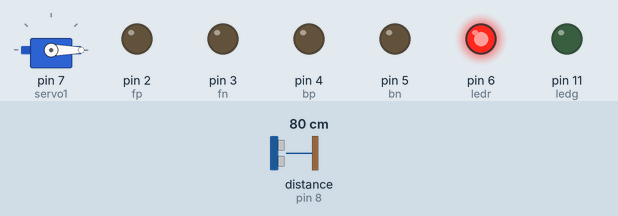
Simulated run of this sketch. Board: Arduino Uno, built with avr-gcc and run on an emulated ATmega328P. On the bench: servo, output pins drawn as LEDs (lit = HIGH). Wiring (inferred from the names in the program): ultrasonic range finder: trigger pin 9; echo pin 8. Inputs (shaded band) come from the test bench; at power-on: distance to the obstacle (sensor on pin 8) 80 cm. The echo pulse lasts 58.3 µs per cm; pins used as bus, display or sensor lines are not drawn.

Above: at 0.05 s.
Timing chart, 0 to 17.3 s (numbered marks = the images above):
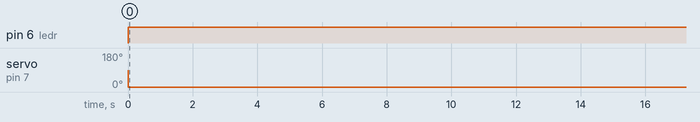

Measured:
- by itself, pin 6 (ledr): LOW → HIGH at 0.01 s
- by itself, servo on pin 7 (servo1): 90° → 0° at 0.01 s

The sketch:

money_sanitising_machine_code.ino
```cpp
#include<Servo.h>
Servo servo1;
int trigPin = 9;
int echoPin = 8;
long distance;
long duration;
int ir = 10;
int fp = 2;
int fn = 3;
int bp = 4;
int bn = 5;
int ledr = 6;
int ledg = 11;


void setup()
{
  servo1.attach(7);
  pinMode(trigPin, OUTPUT);
  pinMode(echoPin, INPUT);
  pinMode(ir,INPUT);
  pinMode(fp, OUTPUT);
  pinMode(fn, OUTPUT);
  pinMode(bp, OUTPUT);
  pinMode(bn, OUTPUT);
  pinMode(ledr,OUTPUT);
  pinMode(ledg, OUTPUT);
}


void loop()
{
  irs();
  ultra();
  top_open();
}
void top_open(){
    if(distance <= 10){
    digitalWrite(ledg, HIGH);
    digitalWrite(ledr, LOW);
    servo1.write(90);
    delay(15000);
   }
   else  {
    servo1.write(0);
    digitalWrite(ledg, LOW);
    digitalWrite(ledr, HIGH);
    delay(15000);
    digitalWrite(ledr, LOW);
    digitalWrite(ledg, HIGH);

   }
}
void irs(){
  ir = (10);
  if(ir==0){
    stop();
    Serial.print("stop");
   }
   else if (ir==1){
    forward();
    Serial.print("forward");
   }

}
void ultra(){
  digitalWrite(trigPin, LOW);
  delayMicroseconds(2);
  digitalWrite(trigPin, HIGH);
  delayMicroseconds(10);
  digitalWrite(trigPin, LOW);
  duration = pulseIn(echoPin, HIGH);
  distance = duration*0.034/2;
  }


void stop(){
  digitalWrite(fp,LOW);
  digitalWrite(fn,LOW);
  digitalWrite(bp,LOW);
  digitalWrite(bn,LOW);
}


void forward(){
  analogWrite(fp,70);
  digitalWrite(fn,LOW);
  analogWrite(bp,60);
  digitalWrite(bn,LOW);

}
```
